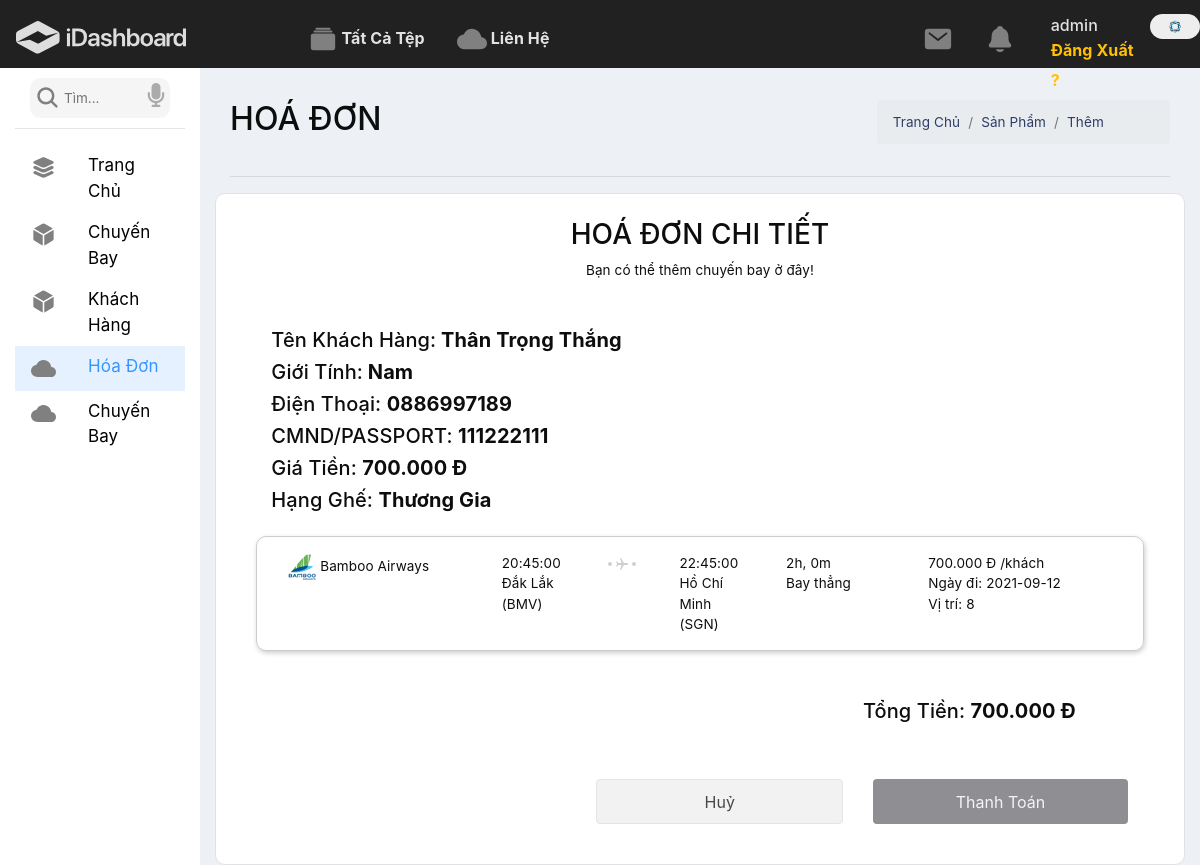
The app's page /admin/index.php?ctrl=hoadon&act=hdct&idhd=224 (signed in) with its own data.
### tables this page shows
CREATE TABLE `hdchitiet` (
  `id` int(11) NOT NULL,
  `idhd` int(11) NOT NULL,
  `idchuyenbay` int(11) NOT NULL,
  `vitringoi` varchar(100) NOT NULL,
  `hangghe` enum('1','2') NOT NULL,
  `giatien` int(11) NOT NULL,
  `tenkh` varchar(255) NOT NULL,
  `gioitinh` enum('0','1','2','') NOT NULL,
  `dienthoai` varchar(11) NOT NULL,
  `cmnd` int(10) NOT NULL,
  `gmail` varchar(255) DEFAULT NULL,
  `random` int(11) NOT NULL
);

CREATE TABLE `hoadon` (
  `id` int(11) NOT NULL,
  `ngaydatve` datetime NOT NULL,
  `trangthai` tinyint(1) NOT NULL,
  `idkh` int(11) DEFAULT NULL,
  `tongtien` int(11) NOT NULL,
  `iddaily` int(11) DEFAULT NULL
);

### system/database.php (called while the page is built, shortened)
<?php
function connect(){
    try {
        $ConnectionOption = array
            (
                PDO::MYSQL_ATTR_INIT_COMMAND => "SET NAMES 'utf8'",
                PDO::ATTR_ERRMODE => PDO::ERRMODE_EXCEPTION,
            );
        $conn = new PDO ('mysql:host='.HOST_DB.';dbname='.NAME_DB.';charset=utf8', USER_DB, PASS_DB, $ConnectionOption);
        $conn->setAttribute(PDO::ATTR_ERRMODE, PDO::ERRMODE_EXCEPTION);
        return $conn;
    } catch(PDOException $e) {
        include_once '../site/views/error/500.php';
    }
}
function result1($fe,$sql){
    $sqlValue = array_slice(func_get_args(),2);
    try {
        $conn = connect();
        $stmt = $conn->prepare($sql);
        $stmt->execute($sqlValue);
        if($fe===0)return $stmt->fetchAll();elseif($fe===1)return $stmt->fetch(PDO::FETCH_ASSOC);
    } catch (PDOException $e) {
        echo "Lỗi: " . $e->getMessage();
    }
    finally{
        unset($conn);
    }
}
?>

### admin/models/hoadon.php (called while the page is built, shortened)
<?php
    function showHoaDonCt($idHd){
        $sql = 'SELECT * FROM hdchitiet WHERE idhd='.$idHd;
        return result1(0,$sql);
    }
    function showHoaDon($idHd){
        $sql = 'SELECT * FROM hoadon WHERE id='.$idHd;
        return result1(1,$sql);
    }
?>

### lib/myfunctions.php (called while the page is built, shortened)
<?php
    function forMatTien($num){
        $num = round($num, 0);
        $formattedNum = number_format($num, 0, ',', '.');
        return $formattedNum;
    }
    function tinhThoiGian($gioBatDau,$gioKetThuc){
        $firstTime=strtotime($gioBatDau);
        $lastTime=strtotime($gioKetThuc);
        $difference=$lastTime-$firstTime;
         $years = abs(floor($difference / 31536000));
         $days = abs(floor(($difference-($years * 31536000))/86400));
         $hours = abs(floor(($difference-($years * 31536000)-($days * 86400))/3600));
         $mins = abs(floor(($difference-($years * 31536000)-($days * 86400)-($hours * 3600))/60));
         return $hours . "h, " . $mins . "m";
    }
?>

### admin/models/timve.php (called while the page is built, shortened)
<?php
function showVeAdmin($id)
{
    $sql = "select o.id,o.gioden,o.giodi,o.ngaydi,o.tinh_den,q.tinh_di,o.masb_den,q.masb_di,p.giavethuong, p.giavethuonggia,b.hangmb
	from
    (select r.gioden,r.giodi,r.ngaydi, r.id, s.tinh as 'tinh_den',s.masanbay as 'masb_den' from chuyenbay r
    inner join tuyenduong i on r.idtuyenduong=i.id
    inner join sanbay s on i.iddiemden = s.idsanbay) as o
    inner join
    (select r.gioden,r.giodi,r.ngaydi,r.id, s.tinh as 'tinh_di',s.masanbay as 'masb_di' from chuyenbay r
    inner join tuyenduong i on r.idtuyenduong=i.id
    inner join sanbay s on i.iddiemdi = s.idsanbay) as q
    inner join
    (select r.id, w.giavethuong, w.giavethuonggia from giave w
    inner join chuyenbay r on w.idchuyenbay = r.id) as p
    inner join
    (select r.id, d.hangmb from dsmaybay d
    inner join chuyenbay r on d.id = r.idmaybay) as b
    on o.id=q.id and q.id=p.id and o.id=b.id where o.id='$id'";
    return result1(0,$sql);
}
?>

### admin/views/hoadonchitiet.php (the view, shortened to what this page needs)
<div class="col-lg-10">
    <div class="container-fluid">
        <div class="row d-flex justify-content-between mt-3">
            <div class="col-lg-4 mt-3">
                <h2>HOÁ ĐƠN</h2>
            </div>
            <div class="col-lg-4 mt-3">
                <nav aria-label="breadcrumb ">
                    <ol class="breadcrumb">
                        <li class="breadcrumb-item"><a href="#">Trang Chủ</a></li>
                        <li class="breadcrumb-item"><a href="#">Sản Phẩm</a></li>
                        <li class="breadcrumb-item"><a href="#">Thêm </a></li>
                    </ol>
                </nav>
            </div>
        </div>
        <hr>
        <div class="row mt-3">
            <div class="col-lg-12 bg-white pb-4 border">
                    <div class="row d-flex justify-content-center">
                        <div class="col-lg-11">
                            <h3 class="mt-4 text-center">HOÁ ĐƠN CHI TIẾT</h3>
                            <p class="text-center">Bạn có thể thêm chuyến bay ở đây!</p>
                            <?php
                                for ($i=0; $i < count($showHoaDonCt) ; $i++) {
                                if($showTTCb['0']['hangmb']==1){
                                    $hangMb = "VietJet Air";
                                    $img = '/ban-ve-may-bay/admin/views/img/vietjet.png';
                                }elseif($showTTCb['0']['hangmb']==2){
                                    $hangMb = "Vietnam Airlines";
                                    $img = '/ban-ve-may-bay/admin/views/img/vietnamairlines.png';
                                }elseif($showTTCb['0']['hangmb']==3){
                                    $hangMb = "Bamboo Airways";
                                    $img = '/ban-ve-may-bay/admin/views/img/bamboo.png';
                                }
                                if($showHoaDonCt[$i]['hangghe'] == 1 ){
                                    $giaTien = $showTTCb[$i]['giavethuong'];
                                }
                                elseif($showHoaDonCt[$i]['hangghe'] == 2){
                                    $giaTien = $showTTCb[$i]['giavethuonggia'];
                                }
                                $showHoaDon = showHoaDon($showHoaDonCt[$i]['idhd']);
                                $maTinhDen = $showTTCb['0']['masb_den'];
                                $maTinhDi = $showTTCb['0']['masb_di'];
                                $maTinhDen=  explode("/",$maTinhDen)[1];
                                $maTinhDi =  explode("/",$maTinhDi)[1];
                                if($showHoaDonCt[$i]['gioitinh'] == 0) $gioiTinh =  "Nam"; elseif($showHoaDonCt[$i]['gioitinh'] == 1) $gioiTinh =  "Nữ"; else $gioiTinh = "Khác";
                                 if($showHoaDonCt[$i]['hangghe'] == 1) $hangGhe =  "Phổ Thông"; elseif($showHoaDonCt[$i]['hangghe'] == 2) $hangGhe= "Thương Gia";
                                echo '
                                    <div class="row mt-5">
                                    <div class="col-lg-12">
                                        <h5>Tên Khách Hàng:<strong> '.$showHoaDonCt[$i]['tenkh'].'</strong> </h5>
                                        <h5>Giới Tính:<strong> '.$gioiTinh.'</strong> </h5>
                                            <h5>Điện Thoại: <strong>'.$showHoaDonCt[$i]['dienthoai'].'</strong></h5>
                                            <h5>CMND/PASSPORT: <strong>'.$showHoaDonCt[$i]['cmnd'].'</strong></h5>
                                            <h5>Giá Tiền: <strong>'.forMatTien($showHoaDonCt[$i]['giatien']).' Đ</strong></h5>
                                            <h5>Hạng Ghế: <strong>'.$hangGhe.'</strong></h5>
                                        </div>
                                    </div>
                                    <div>
                                        <div class="row mt-3 showve">
                                        <div class="col-lg-3">
                                            <img src="'.$img.'">
                                            '.$hangMb.'
                                        </div>
                                        <div class="col-lg-6">
                                            <div class="row">
                                                <div class="col-lg-3">
                                                    <div class="thoigiandi">'.$showTTCb['0']['giodi'].'</div>
                                                    <div class="thoigiandi">'.$showTTCb['0']['tinh_di'].' <br>('.$maTinhDi.')</div>
                                                </div>
                                                <div class="col-lg-2">
                                                    <img src="views/img/iconmb.svg" alt="">
                                                </div>
                                                <div class="col-lg-3">
                                                    <div class="thoigiandi">'.$showTTCb['0']['gioden'].'</div>
                                                    <div class="thoigiandi">'.$showTTCb['0']['tinh_den'].'<br>('.$maTinhDen.')</div>
                                                </div>
                                                <div class="col-lg-4">
                                                    <div class="thoigiandi">'.tinhThoiGian($showTTCb['0']['giodi'],$showTTCb['0']['gioden']).'</div>
                                                    <div class="thoigiandi">Bay thẳng</div>
                                                </div>
                                            </div>
                                        </div>
                                        <div class="col-lg-3 ">
                                            '.forMatTien($giaTien) .' Đ
                                                    /khách<br>
                                            Ngày đi: '.$showTTCb['0']['ngaydi'].'<br>
                                            Vị trí: '.$showHoaDonCt[$i]['vitringoi'].'
                                        </div>
                                    </div>
                                    </div>
                                    ';
                                }
                                echo '<div class="row mt-5 justify-content-end">
                                        <div class="col-lg-4"><h5>Tổng Tiền: <strong>'.forMatTien($showHoaDon['tongtien']).' Đ</strong></h5></div>
                                    </div>';
                            ?>
                            <div class="row mt-5">
                                <div class="col-lg-3"></div>
                                <div class="col-lg-9 ">
                                    <div class="row d-flex justify-content-end">
                                        <div class="col-lg-5">
                                            <div class="form-group">
                                                <a href="/ban-ve-may-bay/admin/index.php?ctrl=loaihang&act=index"> <input type="button"
                                                        name="" id="" value="Huỷ" class="btn btn-cancel"></a>
                                            </div>
                                        </div>
                                        <div class="col-lg-5 pr-2 mr-2">
                                            <div class="form-group">
                                                <a href="/ban-ve-may-bay/admin/index.php?ctrl=hoadon&act=hoantat&idhd=<?=$showHoaDon['id']?>"><input type="submit" name="them" id="" value="Thanh Toán"
                                                    class="btn btn-submit text-center"></a>
                                            </div>
                                        </div>
                                    </div>
                                </div>
                            </div>
                        </div>
                    </div>
                    </div>
        </div>
    </div>
</div>
</div>

### admin/views/css/timve.css (style rules this page uses)
.showve { border: 1px solid #ccc; padding: 1rem; border-radius: 10px; box-shadow: 1px 2px 5px #ccc; }

### admin/views/css/style.css (style rules this page uses)
a, a:hover, a:active { text-decoration: none !important; color: #303e67; }
body { margin: 0; overflow-x: hidden !important; font-size: .845rem; background-color: #edf0f5; color: rgba(0, 0, 0, 0.95); min-height: 100vh; letter-spacing: 0.1px; line-height: 1.5; font-family: "Inter", sans-serif; }
.bg-white { background-color: white; }
.border { border-radius: 10px; }
ul, li { list-style: none; padding: 0; margin: 0; }
.btn-submit { height: 45px; width: 100%; background-color: #8e8e93; color: rgba(255, 255, 255, 0.9); }
.btn-cancel { height: 45px; width: 100%; border-color: #e5e5e5; background-color: rgba(0, 0, 0, 0.05); color: rgba(0, 0, 0, 0.7); }

### records on screen
hdchitiet: tenkh "Thân Trọng Thắng", gioitinh "Nam", dienthoai "0886997189", cmnd "111222111", giatien "700.000", hangghe "Thương Gia", vitringoi "8"
hoadon: tongtien "700.000"

### other values on screen
$_SESSION['suser'] "admin"
$hangMb "Bamboo Airways"
$showTTCb['0']['giodi'] "20:45:00"
$showTTCb['0']['tinh_di'] "Đắk Lắk"
$maTinhDi "BMV"
$showTTCb['0']['gioden'] "22:45:00"
$showTTCb['0']['tinh_den'] "Hồ Chí Minh"
$maTinhDen "SGN"
tinhThoiGian($showTTCb['0']['giodi'],$showTTCb['0']['gioden']) "2h, 0m"
forMatTien($giaTien) "700.000"
$showTTCb['0']['ngaydi'] "2021-09-12"
